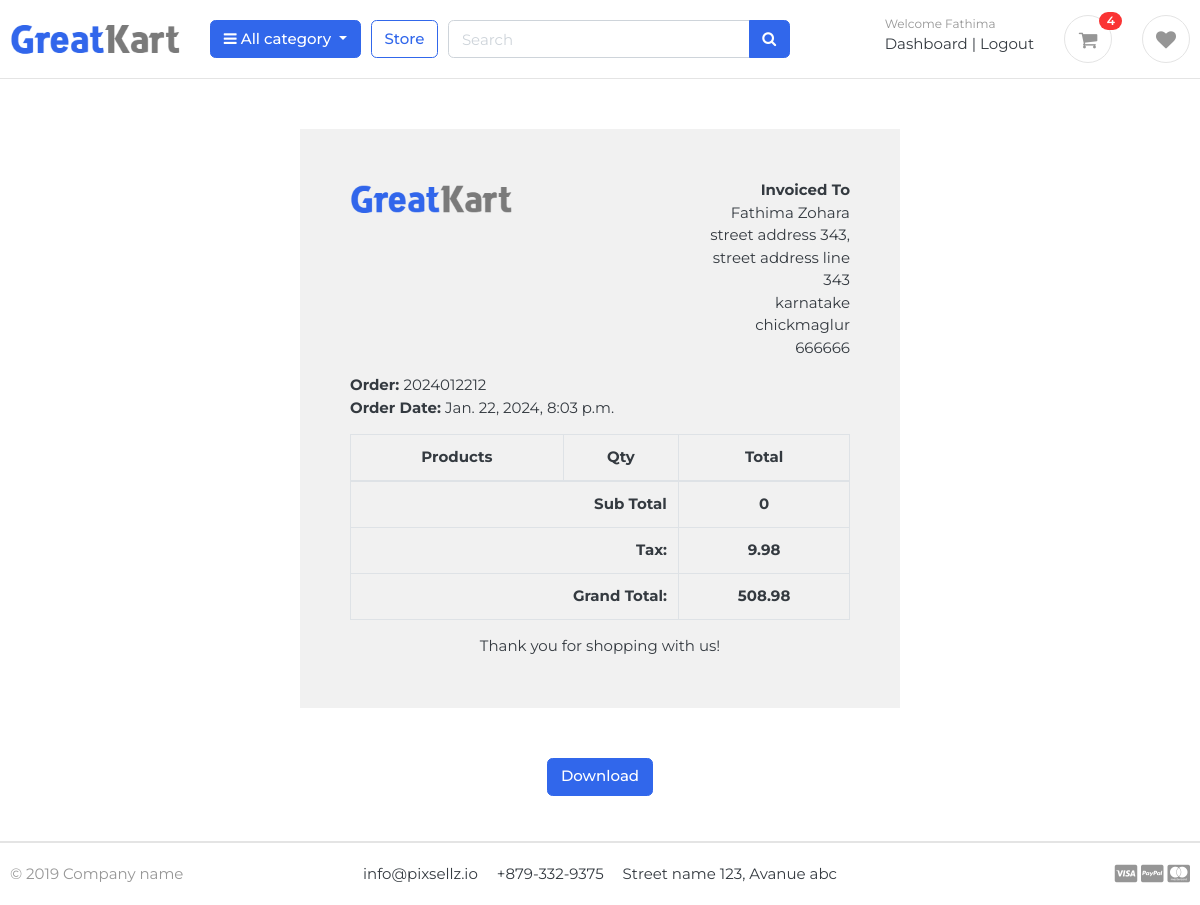
Page /account/order_detail/2024012212/ (signed in) on the committed database.
### accounts/models.py (models this page shows, shortened)
class Account(AbstractBaseUser):
    first_name = models.CharField(max_length=50)
    last_name = models.CharField(max_length=50)
    username = models.CharField(max_length=50, unique=True)
    email = models.EmailField(max_length=100, unique=True)
    phone_number = models.CharField(max_length=15, default='')
    address_line_1 = models.CharField(max_length=200, blank=True)
    address_line_2 = models.CharField(max_length=200, blank=True)
    profile_picture = models.ImageField(blank=True, upload_to='userprofile')
    city = models.CharField(max_length=20, blank=True)
    state = models.CharField(max_length=20, blank=True)
    country = models.CharField(max_length=20, blank=True)
    wallet= models.DecimalField(max_digits=10, decimal_places=2, default=0.00)
    date_joined = models.DateTimeField(auto_now_add=True)
    last_login = models.DateTimeField(auto_now_add=True)
    is_active = models.BooleanField(default=True)
    is_admin = models.BooleanField(default=False)
    is_staff = models.BooleanField(default=False)
    is_superadmin = models.BooleanField(default=False)
    is_verified = models.BooleanField(default=False)
    is_blocked = models.BooleanField(default=False)
    USERNAME_FIELD = 'email'
    REQUIRED_FIELDS = ['username', 'first_name', 'last_name']
    objects = MyAccountManager()

### orders/models.py (models this page shows, shortened)
class Order(models.Model):
    STATUS = (
        ('New', 'New'),
        ('Ordered', 'Ordered'),
        ('Processing', 'Processing'),
        ('shipped', 'shipped'),
        ('Delivered', 'Delivered'),
        ('Cancelled', 'Cancelled'),
        ('refunded', 'refunded'),
        ('Return Initiated', 'return_initiated')
    )
    user = models.ForeignKey(Account, on_delete=models.CASCADE, blank=True)
    payment = models.ForeignKey(Payment, on_delete=models.SET_NULL, blank=True, null=True)
    payment_method = models.CharField(max_length=100)
    address = models.ForeignKey(OrderAddress, on_delete=models.SET_NULL, blank=True, null=True)
    order_number = models.CharField(max_length=100)
    order_note = models.CharField(max_length=100, blank=True)
    order_total = models.FloatField()
    tax = models.FloatField()
    coupon_discount = models.FloatField(default=None, blank=True, null=True)
    status = models.CharField(max_length=100, choices=STATUS, default='Ordered')
    ip = models.CharField(blank=True, max_length=20)
    is_ordered = models.BooleanField(default=False)
    created_at = models.DateTimeField(auto_now_add=True)
    updated_at = models.DateTimeField(auto_now=True)
    refund_requested = models.BooleanField(default=False)
    refund_granted = models.BooleanField(default=False)

class OrderAddress(models.Model):
    full_name = models.CharField(max_length=100)
    phone_number = models.CharField(max_length=100)
    email = models.EmailField()
    full_address = models.CharField(max_length=200)
    country = models.CharField(max_length=100)
    state = models.CharField(max_length=100)
    city = models.CharField(max_length=100)
    pincode = models.IntegerField()

### accounts/views.py (the view)
# urls.py: path('order_detail/<int:order_id>/', views.order_detail, name='order_detail'),
@login_required(login_url='login')
def order_detail(request, order_id):
    order_detail = OrderProduct.objects.filter(order__order_number=order_id)
    order = Order.objects.get(order_number=order_id)
    subtotal = 0
    for i in order_detail:
        subtotal += i.product.price * i.quantity
    context = {
        'order_detail':order_detail,
        'order':order,
        'subtotal':subtotal
    }
    return render(request, 'accounts/order_detail.html', context)

### carts/context_processors.py (called while the page is built)
def counter(request):
    cart_count = 0
    if 'admin' in request.path:
        return {}
    else:
        try:
            cart = Cart.objects.filter(cart_id=_cart_id(request))
            if request.user.is_authenticated:
                cart_items = CartItem.objects.all().filter(user=request.user)
            else:
                cart_items = CartItem.objects.all().filter(cart=cart[:1])
            for cart_item in cart_items:
                cart_count += cart_item.quantity
        except Cart.DoesNotExist:
            cart_item = 0
    return dict(cart_count=cart_count)

def wishlist_counter(request):
    wishlist_count = 0
    if 'admin' in request.path:
        return {}
    else:
        try:
            if request.user.is_authenticated:
                wishlist = Wishlist.objects.all().filter(user=request.user)
                wishlist_count = wishlist.count()
        except Wishlist.DoesNotExist:
            wishlist_count = 0
    return {'wishlist_count': wishlist_count}

### carts/views.py (called while the page is built)
def _cart_id(request):
    cart = request.session.session_key
    if not cart:
        cart = request.session.create()
    return cart

### category/context_processors.py (called while the page is built)
def menu_links(request):
    links = Category.objects.all()
    return dict(links=links)

### category/models.py (called while the page is built)
    def get_url(self):
        return reverse('products_by_category', args=[self.slug])

### templates/accounts/order_detail.html (shortened to what this page needs)
{% extends "base.html" %}
{% load static %}
{% block content %}
<div class="container" style="margin: 0 auto;width: 50%;padding: 50px;background: #f1f1f1;margin-top: 50px;margin-bottom: 50px;">
    <div class="row invoice row-printable">
        <div class="col-md-12">
            <div class="panel panel-default plain" id="dash_0">
                <div class="panel-body p30">
                    <div class="row">
                        <div class="col-lg-8">
                            <div class="invoice-logo"><img src="{% static "/images/logo.png" %}" alt="Invoice logo" style="max-height: 40px;"></div>
                        </div>
                        <div class="col-lg-4">
                            <div class="invoice-from">
                                <ul class="list-unstyled text-right">
                                    <li><strong>Invoiced To</strong></li>
                                    <li>{{ order.address.full_name}} </li>
                                    <li>{{ order.address.full_address}} </li>
                                    <li>{{ order.address.state}} </li>
                                    <li>{{ order.address.city}} </li>
                                    <li>{{ order.address.pincode}} </li>
                                </ul>
                            </div>
                        </div>
                        <div class="col-lg-12">
                            <div class="invoice-details mt25">
                                <div class="well">
                                    <ul class="list-unstyled mb0">
                                        <li><strong>Order:  </strong>{{ order.order_number }} </li>
                                        <li><strong>Order Date: </strong>{{ order.created_at }}</li>
                                    </ul>
                                </div>
                            </div>
                            <div class="invoice-items">
                                <div class="table-responsive" style="overflow: hidden; outline: none;" tabindex="0">
                                    <table class="table table-bordered">
                                        <thead>
                                            <tr>
                                                <th class="per70 text-center">Products</th>
                                                <th class="per5 text-center">Qty</th>
                                                <th class="per25 text-center">Total</th>
                                            </tr>
                                        </thead>
                                        <tfoot>
                                            <tr>
                                                <th colspan="2" class="text-right">Sub Total</th>
                                                <th class="text-center">{{ subtotal }}</th>
                                            </tr>
                                            <tr>
                                                <th colspan="2" class="text-right">Tax:</th>
                                                <th class="text-center">{{ order.tax }}</th>
                                            </tr>
                                            <tr>
                                                <th colspan="2" class="text-right">Grand Total:</th>
                                                <th class="text-center">{{ order.order_total }}</th>
                                            </tr>
                                        </tfoot>
                                    </table>
                                </div>
                            </div>
                            <div class="invoice-footer mt25">
                                <p class="text-center">Thank you for shopping with us!</p>
                            </div>
                        </div>
                    </div>
                </div>
            </div>
        </div>
    </div>
    </div>
    <div class="m-5 text-center">
		<a href="{% url 'generate_invoice' order.order_number %}" class="btn btn-primary">Download</a>
	</div>
{% endblock content %}

### templates/includes/navbar.html (shortened to what this page needs)
{% load static %}
<header class="section-header">
    <section class="header-main border-bottom">
        <div class="container">
    <div class="row align-items-center">
        <div class="col-lg-2 col-md-3 col-6">
            <a href="{% url 'home' %}" class="brand-wrap">
                <img class="logo" src="{% static "/images/logo.png" %}">
            </a>
        </div>
        <div class="col-lg col-sm col-md col-6 flex-grow-0">
            <div class="category-wrap dropdown d-inline-block float-right">
                <button type="button" class="btn btn-primary dropdown-toggle" data-toggle="dropdown">
                    <i class="fa fa-bars"></i> All category
                </button>
            </div>
        </div>
        <a href="{% url 'store' %}" class="btn btn-outline-primary">Store</a>
        <div class="col-lg  col-md-5 col-sm-12 col">
            <form action="{% url "search" %}" class="search">
                <div class="input-group w-100">
                    <input type="text" class="form-control" style="width:60%;" placeholder="Search" name="keyword">
                    <div class="input-group-append">
                      <button class="btn btn-primary" type="submit">
                        <i class="fa fa-search"></i>
                      </button>
                    </div>
                </div>
            </form>
        </div>
        <div class="col-lg-4 col-sm-6 col-8 order-2 order-lg-3">
                    <div class="d-flex justify-content-end mb-3 mb-lg-0">
                        {% if user.id is  None %}
                        <div class="widget-header">
                            <small class="title text-muted">Welcome guest!</small>
                            <div>
                                <a href="{% url 'login' %}">Sign in</a> <span class="dark-transp"> | </span>
                                <a href="{% url 'register' %}"> Register</a>
                            </div>
                        </div>
                        {% else %}
                        <div class="widget-header">
                            <small class="title text-muted">Welcome {{ user.first_name }}</small>
                            <div>
                                <a href="{% url 'dashboard' %}">Dashboard</a> <span class="dark-transp"> | </span>
                                <a href="{% url 'logout' %}"> Logout</a>
                            </div>
                        </div>
                        {% endif %}
                        <a href="{% url 'cart' %}" class="widget-header pl-3 ml-3">
                            <div class="icon icon-sm rounded-circle border"><i class="fa fa-shopping-cart"></i></div>
                            <span class="badge badge-pill badge-danger notify">{{ cart_count }}</span>
                        </a>
                        {% if user.id is not None %}
                        <a href="{% url "wishlist" %}" class="widget-header pl-3 ml-3">
                            <div class="icon icon-sm rounded-circle border"><i class="fa fa-heart"></i></div>
                        </a>
                        {% endif %}
                    </div>
                </div>
    </div>
        </div>
    </section>
    </header>

### static/css/ui.css (style rules this page uses)
html { font-family: "Inter", sans-serif; font-size: 15px; }
.icon-xs, .icon-sm, .icon-md, .icon-lg { display: inline-block; text-align: center; flex-shrink: 0; flex-grow: 0; }
.icon-sm { width: 48px; height: 48px; line-height: 48px !important; font-size: 20px; }
p:last-child { margin-bottom: 0; }
.header-main { position: relative; padding-top: 1rem; padding-bottom: 1rem; }
.brand-wrap .logo, .navbar-brand .logo { margin-right: 7px; max-height: 42px; display: inline-block; }
.widget-header { display: inline-block; vertical-align: middle; position: relative; }
.widget-header a { color: #343a40; }
.widget-header i { color: #969696; }
.widget-header .title { display: block; }
.widget-header .notify { position: absolute; top: -3px; right: -10px; }
[class*=list-] li:after { visibility: hidden; display: block; content: ""; overflow: hidden; height: 0; clear: both; }
.notify { position: absolute; top: -4px; right: -10px; display: inline-block; padding: 0.25em 0.6em; font-size: 12px; line-height: 1; text-align: center; border-radius: 3rem; color: #fff; background-color: #fa3434; }

### rows in the picture
Account: first_name "Fathima"
Order: address.full_name "Fathima Zohara", address.full_address "street address 343, street address line 343", address.state "karnatake", address.city "chickmaglur", address.pincode "666666", order_number "2024012212", created_at "Jan. 22, 2024, 8:03 p.m.", tax "9.98", order_total "508.98"

### other values in the picture
{{ cart_count }} "4"
{{ subtotal }} "0"
